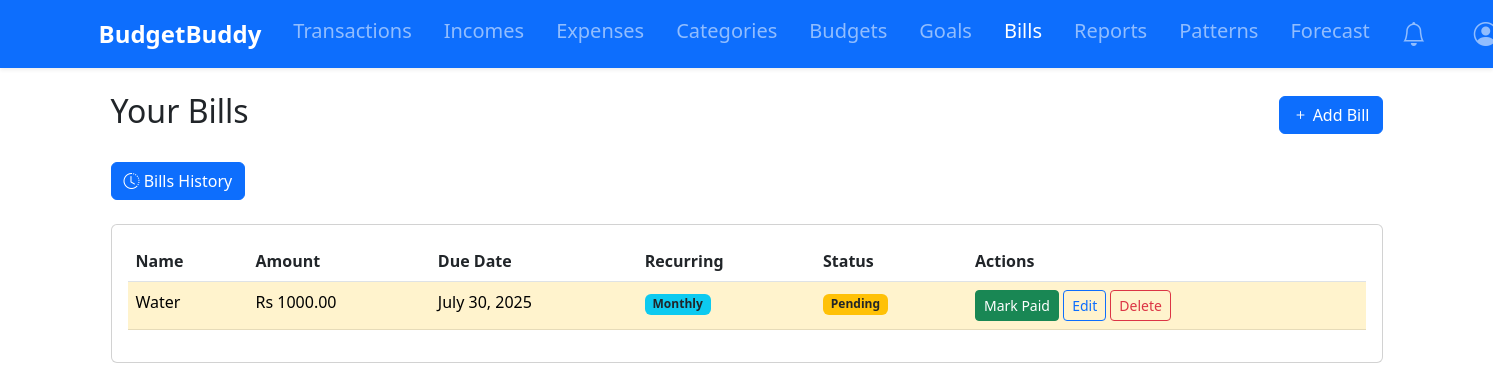
The app's page /bills/ (signed in) with its own data.
### tracker/models.py (models this page shows, shortened)
class Bill(models.Model):
    user = models.ForeignKey(User, on_delete=models.CASCADE)
    name = models.CharField(max_length=100)
    amount = models.DecimalField(max_digits=10, decimal_places=2)
    due_date = models.DateField()
    is_paid = models.BooleanField(default=False)
    recurring = models.BooleanField(default=False)
    recurring_frequency = models.CharField(max_length=20, blank=True, choices=[
        ('WEEKLY', 'Weekly'),
        ('MONTHLY', 'Monthly'),
        ('YEARLY', 'Yearly')
    ])

### tracker/views.py (the view)
# urls.py: path('bills/', bill_list, name='bill_list'),
@login_required
def bill_list(request):
    bills = Bill.objects.filter(
        user=request.user,
        is_paid = False,
        recurring = False
    ).order_by('due_date')
    bills = Bill.objects.filter(user=request.user, is_paid = False).order_by('due_date')
    return render(request, 'tracker/bill_list.html', {'bills': bills})

### tracker/context_processors.py (called while the page is built)
def notifications_count(request):
    if request.user.is_authenticated:
        return {
            'unread_notifications_count': Notification.objects.filter(
                user=request.user,
                is_read=False
            ).count()
        }
    return {'unread_notifications_count': 0}

### tracker/models.py (called while the page is built)
    def __str__(self):
        return f"{self.name} ({self.get_category_type_display()})"

    def progress(self):
        expenses = Transaction.objects.filter(
            user=self.user,
            category=self.category,
            date__gte=self.start_date,
            date__lte=self.end_date
        ).aggregate(total=models.Sum('amount'))['total'] or 0
        return (expenses / self.amount) * 100 if self.amount else 0

    def progress(self):
        return (self.current_amount / self.target_amount) * 100 if self.target_amount else 0

### tracker/utils.py (called while the page is built, shortened)
def should_send_notification(notification_type, user, message):
    now = timezone.now()
    threshold = {
        'BUDGET': timedelta(hours=12),
        'GOAL': timedelta(days=1),
        'BILL': timedelta(days=1)
    }.get(notification_type, timedelta(days=1))
    existing = Notification.objects.filter(
        user=user,
        notification_type=notification_type,
        message=message,
        is_active=True
    ).order_by('-last_sent').first()
    if not existing:
        return True
    if existing.repeat_frequency == 'ONCE':
        return False
    elif existing.repeat_frequency == 'DAILY' and (now - existing.last_sent) >= timedelta(days=1):
        return True
    elif existing.repeat_frequency == 'WEEKLY' and (now - existing.last_sent) >= timedelta(weeks=1):
        return True
    return False

def create_notification(user, message, notification_type, repeat_frequency='ONCE'):
    if should_send_notification(notification_type, user, message):
        Notification.objects.create(
            user=user,
            message=message,
            notification_type=notification_type,
            repeat_frequency=repeat_frequency
        )

def check_bill_reminders(user):
    upcoming_bills = Bill.objects.filter(
        user=user,
        is_paid=False,
        due_date__lte=timezone.now().date() + timedelta(days=7)
    )

### templates/tracker/bill_list.html
{% extends 'base.html' %}
{% block content %}
<div class="container">
    <div class="d-flex justify-content-between align-items-center mb-4">
        <h2>Your Bills</h2>
        <a href="{% url 'add_bill' %}" class="btn btn-primary">
            <i class="bi bi-plus"></i> Add Bill
        </a>
    </div>
    <div class="d-flex justify-content-between align-items-center mb-4">
        <a href="{% url 'bill_history' %}" class="btn btn-primary">
            <i class="bi bi-clock-history"></i> Bills History
        </a>
    </div>
    <div class="card">
        <div class="card-body">
           <table class="table">
                <thead>
                    <tr>
                        <th>Name</th>
                        <th>Amount</th>
                        <th>Due Date</th>
                        <th>Recurring</th>
                        <th>Status</th>
                        <th>Actions</th>
                    </tr>
                </thead>
                <tbody>
                    {% for bill in bills %}
                   {% if not bill.is_paid or not bill.recurring %}
                    <tr class="{% if not bill.is_paid and bill.due_date < today %}table-danger{% elif not bill.is_paid %}table-warning{% endif %}">
                        <td>{{ bill.name }}</td>
                        <td>Rs {{ bill.amount }}</td>
                        <td>{{ bill.due_date }}</td>
                        <td>
                            {% if bill.recurring %}
                                <span class="badge bg-info text-dark">{{ bill.get_recurring_frequency_display }}</span>
                            {% else %}
                                <span class="badge bg-secondary">One-time</span>
                           {% endif %}
                        </td>
                        <td>
                            {% if bill.is_paid %}
                                <span class="badge bg-success">Paid</span>
                            {% else %}
                                <span class="badge bg-warning text-dark">Pending</span>
                            {% endif %}
                        </td>
                        <td>
                            {% if not bill.is_paid %}
                                <a href="{% url 'mark_bill_paid' bill.id %}" class="btn btn-sm btn-success">
                                    Mark Paid
                                </a>
                            {% endif %}
                            <a href="{% url 'edit_bill' bill.id %}" class="btn btn-sm btn-outline-primary">Edit</a>
                            <a href="{% url 'delete_bill' bill.id %}" class="btn btn-sm btn-outline-danger">Delete</a>
                    </tr>
                    {% endif %}
                    {% empty %}
                    <tr>
                        <td colspan="5" class="text-center">No bills found</td>
                    </tr>
                    {% endfor %}
                </tbody>
            </table>
        </div>
    </div>
</div>
{% endblock %}

### records on screen
Bill: name "Water", amount "1000.00", due_date "July 30, 2025", recurring_frequency "Monthly", is_paid "Pending"
